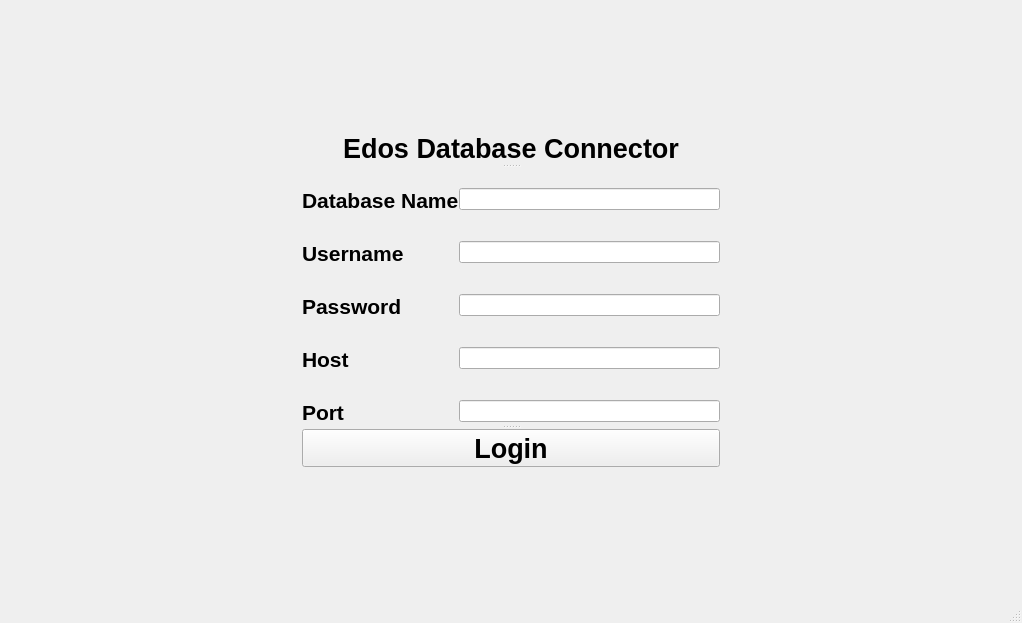
<?xml version="1.0" encoding="UTF-8"?>
<ui version="4.0">
 <class>MainWindow</class>
 <widget class="QMainWindow" name="MainWindow">
  <property name="geometry">
   <rect>
    <x>0</x>
    <y>0</y>
    <width>1022</width>
    <height>623</height>
   </rect>
  </property>
  <property name="windowTitle">
   <string>MainWindow</string>
  </property>
  <widget class="QWidget" name="centralwidget">
   <layout class="QVBoxLayout" name="verticalLayout">
    <item alignment="Qt::AlignmentFlag::AlignHCenter|Qt::AlignmentFlag::AlignVCenter">
     <widget class="QSplitter" name="splitter">
      <property name="orientation">
       <enum>Qt::Orientation::Vertical</enum>
      </property>
      <widget class="QLabel" name="label">
       <property name="text">
        <string>&lt;html&gt;&lt;head/&gt;&lt;body&gt;&lt;p align=&quot;center&quot;&gt;&lt;span style=&quot; font-size:20pt; font-weight:700;&quot;&gt;Edos Database Connector&lt;/span&gt;&lt;/p&gt;&lt;/body&gt;&lt;/html&gt;</string>
       </property>
      </widget>
      <widget class="QWidget" name="layoutWidget">
       <layout class="QFormLayout" name="formLayout">
        <property name="sizeConstraint">
         <enum>QLayout::SizeConstraint::SetNoConstraint</enum>
        </property>
        <property name="formAlignment">
         <set>Qt::AlignmentFlag::AlignHCenter|Qt::AlignmentFlag::AlignTop</set>
        </property>
        <property name="horizontalSpacing">
         <number>0</number>
        </property>
        <property name="verticalSpacing">
         <number>28</number>
        </property>
        <property name="leftMargin">
         <number>0</number>
        </property>
        <property name="topMargin">
         <number>20</number>
        </property>
        <item row="0" column="0">
         <widget class="QLabel" name="label_5">
          <property name="text">
           <string>&lt;html&gt;&lt;head/&gt;&lt;body&gt;&lt;p&gt;&lt;span style=&quot; font-size:16pt; font-weight:700;&quot;&gt;Database Name&lt;/span&gt;&lt;/p&gt;&lt;/body&gt;&lt;/html&gt;</string>
          </property>
         </widget>
        </item>
        <item row="0" column="1">
         <widget class="QLineEdit" name="lineEdit">
          <property name="maximumSize">
           <size>
            <width>261</width>
            <height>16777215</height>
           </size>
          </property>
         </widget>
        </item>
        <item row="1" column="0">
         <widget class="QLabel" name="label_6">
          <property name="text">
           <string>&lt;html&gt;&lt;head/&gt;&lt;body&gt;&lt;p&gt;&lt;span style=&quot; font-size:16pt; font-weight:700;&quot;&gt;Username&lt;/span&gt;&lt;/p&gt;&lt;/body&gt;&lt;/html&gt;</string>
          </property>
         </widget>
        </item>
        <item row="1" column="1">
         <widget class="QLineEdit" name="lineEdit_2">
          <property name="maximumSize">
           <size>
            <width>261</width>
            <height>16777215</height>
           </size>
          </property>
         </widget>
        </item>
        <item row="2" column="0">
         <widget class="QLabel" name="label_7">
          <property name="text">
           <string>&lt;html&gt;&lt;head/&gt;&lt;body&gt;&lt;p&gt;&lt;span style=&quot; font-size:16pt; font-weight:700;&quot;&gt;Password&lt;/span&gt;&lt;/p&gt;&lt;/body&gt;&lt;/html&gt;</string>
          </property>
         </widget>
        </item>
        <item row="2" column="1">
         <widget class="QLineEdit" name="lineEdit_3">
          <property name="minimumSize">
           <size>
            <width>261</width>
            <height>0</height>
           </size>
          </property>
          <property name="maximumSize">
           <size>
            <width>261</width>
            <height>16777215</height>
           </size>
          </property>
          <property name="echoMode">
           <enum>QLineEdit::EchoMode::Password</enum>
          </property>
         </widget>
        </item>
        <item row="3" column="0">
         <widget class="QLabel" name="label_8">
          <property name="text">
           <string>&lt;html&gt;&lt;head/&gt;&lt;body&gt;&lt;p&gt;&lt;span style=&quot; font-size:16pt; font-weight:700;&quot;&gt;Host&lt;/span&gt;&lt;/p&gt;&lt;/body&gt;&lt;/html&gt;</string>
          </property>
         </widget>
        </item>
        <item row="3" column="1">
         <widget class="QLineEdit" name="lineEdit_4">
          <property name="minimumSize">
           <size>
            <width>261</width>
            <height>0</height>
           </size>
          </property>
          <property name="maximumSize">
           <size>
            <width>261</width>
            <height>16777215</height>
           </size>
          </property>
         </widget>
        </item>
        <item row="4" column="0">
         <widget class="QLabel" name="label_9">
          <property name="text">
           <string>&lt;html&gt;&lt;head/&gt;&lt;body&gt;&lt;p&gt;&lt;span style=&quot; font-size:16pt; font-weight:700;&quot;&gt;Port&lt;/span&gt;&lt;/p&gt;&lt;/body&gt;&lt;/html&gt;</string>
          </property>
         </widget>
        </item>
        <item row="4" column="1">
         <widget class="QLineEdit" name="lineEdit_5">
          <property name="minimumSize">
           <size>
            <width>261</width>
            <height>0</height>
           </size>
          </property>
          <property name="maximumSize">
           <size>
            <width>261</width>
            <height>16777215</height>
           </size>
          </property>
         </widget>
        </item>
       </layout>
      </widget>
      <widget class="QToolButton" name="toolButton">
       <property name="font">
        <font>
         <pointsize>20</pointsize>
         <bold>true</bold>
        </font>
       </property>
       <property name="text">
        <string>Login</string>
       </property>
      </widget>
     </widget>
    </item>
   </layout>
  </widget>
  <widget class="QMenuBar" name="menubar">
   <property name="geometry">
    <rect>
     <x>0</x>
     <y>0</y>
     <width>1022</width>
     <height>17</height>
    </rect>
   </property>
  </widget>
  <widget class="QStatusBar" name="statusbar"/>
 </widget>
 <resources/>
 <connections/>
</ui>
